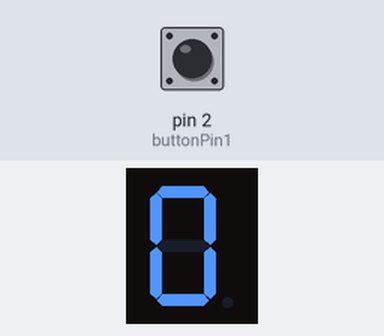
A sketch run on a simulated Arduino Uno, built with avr-gcc and run on an emulated ATmega328P. On the bench: 1-digit seven-segment display. Wiring (inferred from the names in the program): 1-digit 7-segment display, segments lit when LOW: segments pin 5, pin 6, pin 7, pin 8, pin 9, pin 10, pin 11. The inputs (shaded band) are chosen by the test bench; at power-on: pin 2 (buttonPin1) HIGH. The segment pins are drawn as the display they are named for.

Above: at 0.1 s.
At 1.8 s:
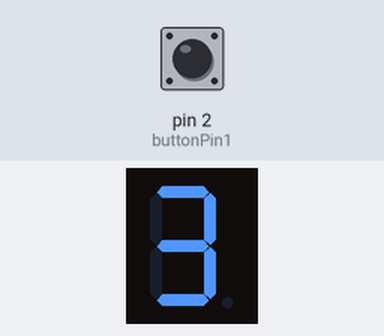
1.9 s: pin 2 (buttonPin1) pulled LOW for 0.6 s
4.0 s: pin 2 (buttonPin1) pulled LOW for 1 s
At 4.9 s:
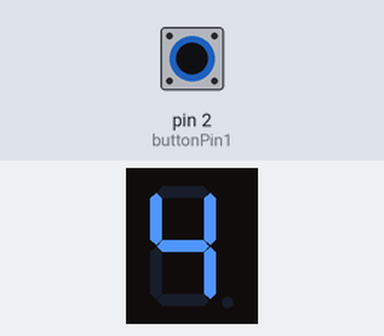
Timing chart, 0 to 7.0 s (numbered marks = the images above; inputs shaded):
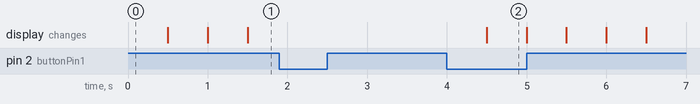

The sketch:

EX3.ino
```cpp
 /****************************************************************
**                                                             **
**                          TÍTOL:                             **
**                                                             **
**                                                             **
**  NOM: Deivith Trujillo Meza                                 **
****************************************************************/
//************************ INCLUDE ******************************


//*********************** VARIABLES *****************************
const byte segA = 5;          // donar nom al pin 5 de l’Arduino
const byte segB = 6;
const byte segC = 7;
const byte segD = 8;
const byte segE = 9;
const byte segF = 10;
const byte segG = 11;
int t= 500;
int n = -1;
boolean stop = HIGH;
const byte buttonPin1 = 2;
//************************* SETUP *******************************
void setup ()
 {              // configura el final de la salida
 pinMode(segA, OUTPUT);
 pinMode(segB, OUTPUT);
 pinMode(segC, OUTPUT);
 pinMode(segD, OUTPUT);
 pinMode(segE, OUTPUT);
 pinMode(segF, OUTPUT);
 pinMode(segG, OUTPUT);
 pinMode (buttonPin1, INPUT);
}

void loop ()

{
  if (digitalRead(buttonPin1) == false)
  {
    stop = !stop;
    delay (500);
  }
  if (stop == HIGH)
  {
    n = n + 1;
    if (n == 10) n = 0;
  }


switch (n)

{
  case 0:
 digitalWrite(segA, LOW);  //0
 digitalWrite(segB, LOW);
 digitalWrite(segC, LOW);
 digitalWrite(segD, LOW);
 digitalWrite(segE, LOW);
 digitalWrite(segF, LOW);
 digitalWrite(segG, HIGH);
break;

case 1:
 digitalWrite(segA, HIGH);  //1
 digitalWrite(segB, LOW);
 digitalWrite(segC, LOW);
 digitalWrite(segD, HIGH);
 digitalWrite(segE, HIGH);
 digitalWrite(segF, HIGH);
 digitalWrite(segG, HIGH);
break;

case 2:
 digitalWrite(segA, LOW);  //2
 digitalWrite(segB, LOW);
 digitalWrite(segC, HIGH);
 digitalWrite(segD, LOW);
 digitalWrite(segE, LOW);
 digitalWrite(segF, HIGH);
 digitalWrite(segG, LOW);
break;

case 3:
 digitalWrite(segA, LOW);  //3
 digitalWrite(segB, LOW);
 digitalWrite(segC, LOW);
 digitalWrite(segD, LOW);
 digitalWrite(segE, HIGH);
 digitalWrite(segF, HIGH);
 digitalWrite(segG, LOW);

 break;

case 4:

 digitalWrite(segA, HIGH);  //4
 digitalWrite(segB, LOW);
 digitalWrite(segC, LOW);
 digitalWrite(segD, HIGH);
 digitalWrite(segE, HIGH);
 digitalWrite(segF, LOW);
 digitalWrite(segG, LOW);

 break;

case 5:

 digitalWrite(segA, LOW);  //5
 digitalWrite(segB, HIGH);
 digitalWrite(segC, LOW);
 digitalWrite(segD, LOW);
 digitalWrite(segE, HIGH);
 digitalWrite(segF, LOW);
 digitalWrite(segG, LOW);

 break;

case 6:

 digitalWrite(segA, HIGH);  //6
 digitalWrite(segB, HIGH);
 digitalWrite(segC, LOW);
 digitalWrite(segD, LOW);
 digitalWrite(segE, LOW);
 digitalWrite(segF, LOW);
 digitalWrite(segG, LOW);

 break;

case 7:

 digitalWrite(segA, LOW);  //7
 digitalWrite(segB, LOW);
 digitalWrite(segC, LOW);
 digitalWrite(segD, HIGH);
 digitalWrite(segE, HIGH);
 digitalWrite(segF, HIGH);
 digitalWrite(segG, HIGH);

 break;

case 8:

 digitalWrite(segA, LOW);  //8
 digitalWrite(segB, LOW);
 digitalWrite(segC, LOW);
 digitalWrite(segD, LOW);
 digitalWrite(segE, LOW);
 digitalWrite(segF, LOW);
 digitalWrite(segG, LOW);

 break;

case 9:

 digitalWrite(segA, LOW);  //9
 digitalWrite(segB, LOW);
 digitalWrite(segC, LOW);
 digitalWrite(segD, HIGH);
 digitalWrite(segE, HIGH);
 digitalWrite(segF, LOW);
 digitalWrite(segG, LOW);
 break;

}
delay (t);
}
```

Measured:
- after the input at 1.9 s, every drawn part: stays the same
- after the input at 4.0 s, the display: changes after 0.50 s (image 2)
